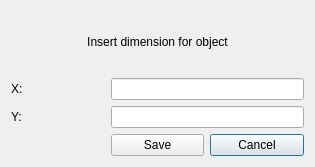
<?xml version="1.0" encoding="UTF-8"?>
<ui version="4.0">
 <class>EditScreen</class>
 <widget class="QDialog" name="EditScreen">
  <property name="geometry">
   <rect>
    <x>0</x>
    <y>0</y>
    <width>315</width>
    <height>167</height>
   </rect>
  </property>
  <property name="windowTitle">
   <string>Dialog</string>
  </property>
  <layout class="QGridLayout" name="gridLayout">
   <item row="4" column="2">
    <widget class="QPushButton" name="cancelButton">
     <property name="text">
      <string>Cancel</string>
     </property>
    </widget>
   </item>
   <item row="2" column="0">
    <widget class="QLabel" name="label">
     <property name="text">
      <string>X:</string>
     </property>
    </widget>
   </item>
   <item row="2" column="1" colspan="2">
    <widget class="QLineEdit" name="xLine"/>
   </item>
   <item row="4" column="1">
    <widget class="QPushButton" name="saveButton">
     <property name="text">
      <string>Save</string>
     </property>
    </widget>
   </item>
   <item row="3" column="1" colspan="2">
    <widget class="QLineEdit" name="yLine"/>
   </item>
   <item row="3" column="0">
    <widget class="QLabel" name="label_2">
     <property name="text">
      <string>Y:</string>
     </property>
    </widget>
   </item>
   <item row="1" column="0" colspan="3">
    <widget class="QLabel" name="label_3">
     <property name="text">
      <string>Insert dimension for object</string>
     </property>
     <property name="alignment">
      <set>Qt::AlignCenter</set>
     </property>
    </widget>
   </item>
  </layout>
 </widget>
 <resources/>
 <connections/>
</ui>
